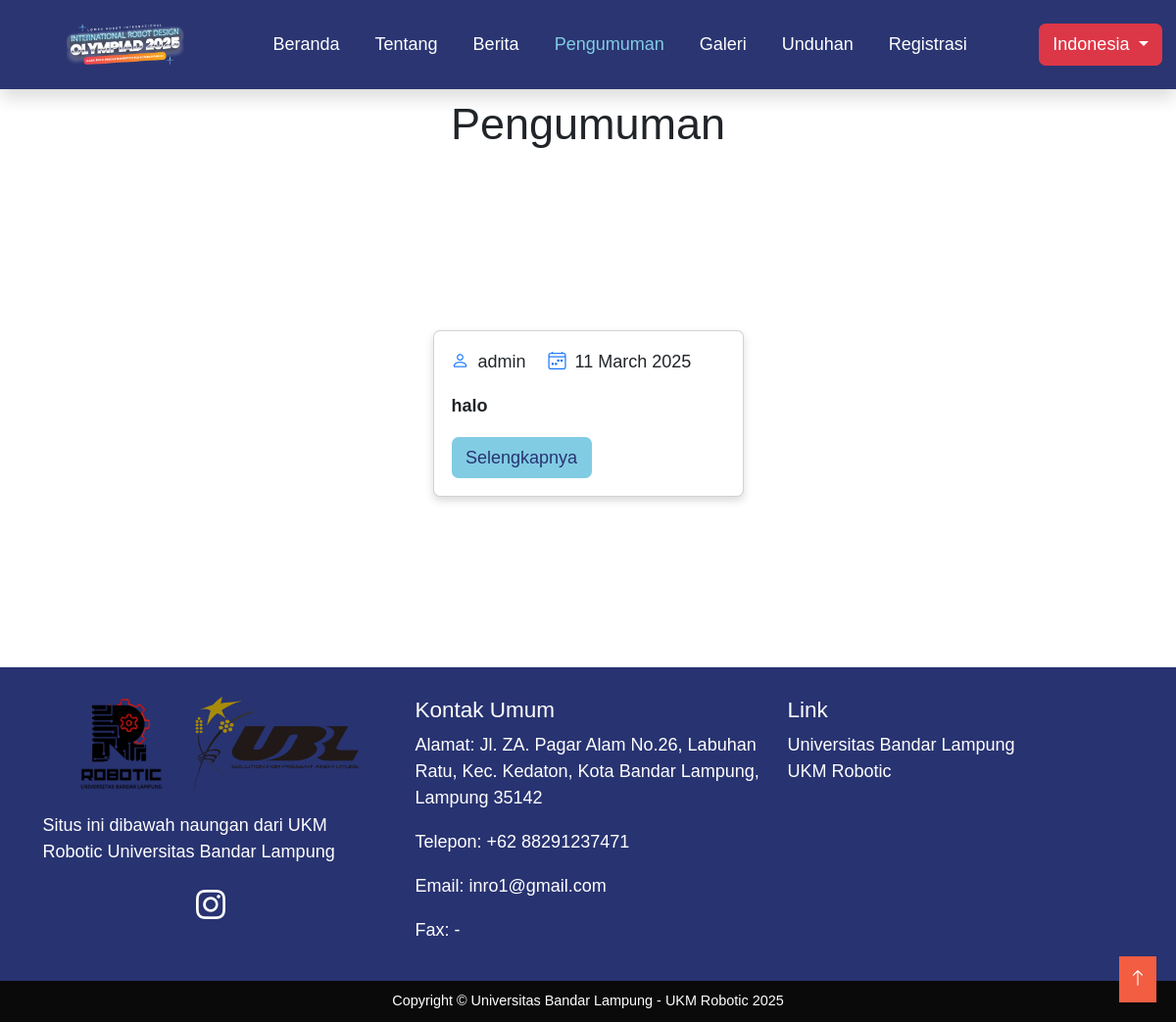
The page /id/pengumuman on the database as committed earlier.
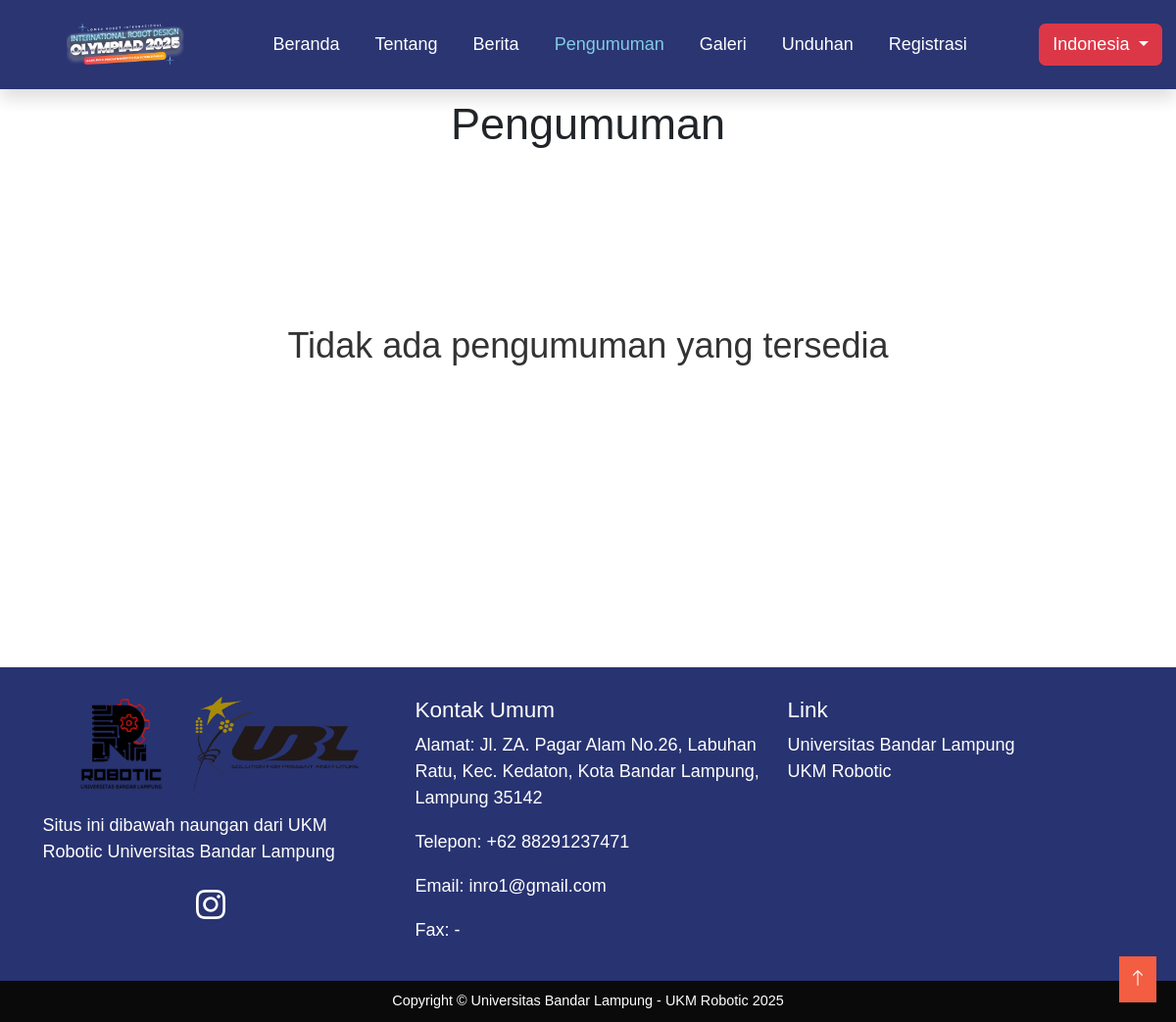
The same page on the database as committed later.
### tables this page shows
CREATE TABLE `pengumuman` (
  `id` int(11) NOT NULL,
  `timeStamp` timestamp NOT NULL DEFAULT current_timestamp() ON UPDATE current_timestamp(),
  `headline` varchar(50) NOT NULL,
  `konten` text NOT NULL,
  `kontenInggris` text NOT NULL,
  `slug` varchar(50) NOT NULL,
  `headlineInggris` varchar(50) NOT NULL,
  `foto` varchar(30) NOT NULL,
  `penulis` varchar(30) NOT NULL
);

### views/id/pengumuman.php (the view, shortened to what this page needs)
<!doctype html>
<html lang="en">
<head>
</head>
<body>
<?php
  include 'komponen/navbar.php';
  ?>
  <div class="container text-center bg-body pb-3" style="padding-top: 100px;">
      <h1 class="">Pengumuman</h1>
      <div class="row pt-3 px-5 d-flex justify-content-center" style="min-height : 500px">
      <?php
    require 'config/database.php';
    $query = "SELECT * FROM pengumuman ORDER BY timeStamp DESC";
    $result = $conn->query($query);
    ?>
    <?php if ($result->num_rows == 0): ?>
        <h4 style="padding: 150px 0px;">Tidak ada pengumuman yang tersedia</h4>
      <?php else: ?>
        <?php while ($pengumuman = $result->fetch_assoc()): ?>
          <div class="col-md-4 d-flex justify-content-center align-items-center my-3">
          <div class="card" style="width: 20rem;">
            <div class="card-body text-start">
              <p class="d-inline-flex align-items-center me-3">
              <i class="bi bi-person text-primary me-2"></i>
              <?= htmlspecialchars($pengumuman['penulis']) ?></p>
              <p class="d-inline-flex align-items-center">
                <i class="bi bi-calendar4-week text-primary me-2"></i>
                <?= date('d F Y', strtotime($pengumuman['timeStamp'])) ?>
        </p>
              <p class="card-text text-start fw-bold"><?= htmlspecialchars($pengumuman['headline']) ?></p>
              <a href="id/detailPengumuman/<?= htmlspecialchars($pengumuman['slug']) ?>" class="btn" style="background-color: #81CCE3; color: #283371">Selengkapnya</a>
            </div>
          </div>
        </div>
        <?php endwhile; ?>
      <?php endif; ?>
      </div>
    </div>
  <?php
  include 'komponen/footer.php';
  ?>
</body>
</html>

Rows that differ between the two databases and show on the page:
removed pengumuman: penulis "admin", timeStamp "11 March 2025", headline "halo"
Other text that changed with them:
text now shown: "Tidak ada pengumuman yang tersedia"
